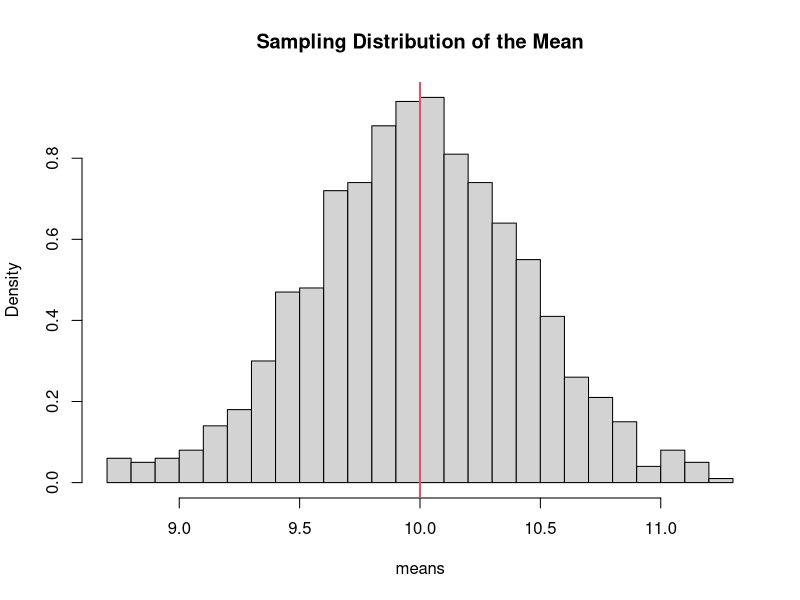
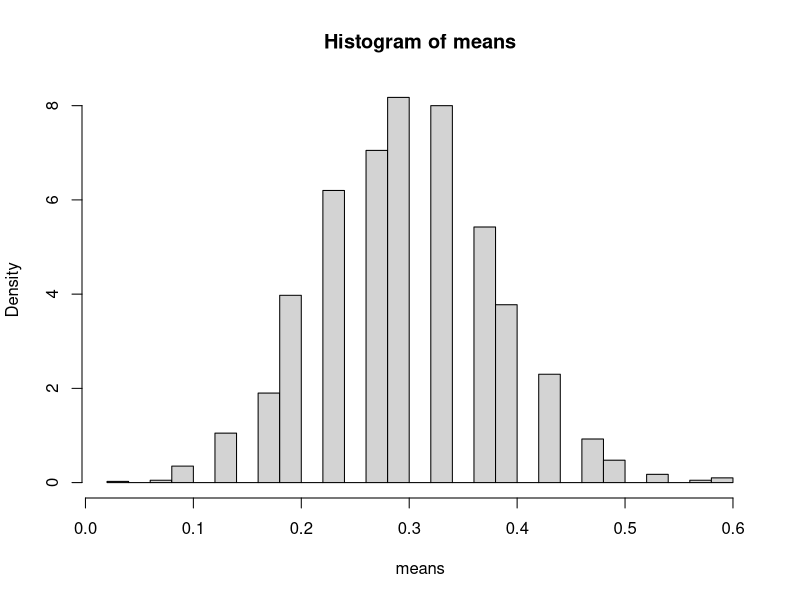
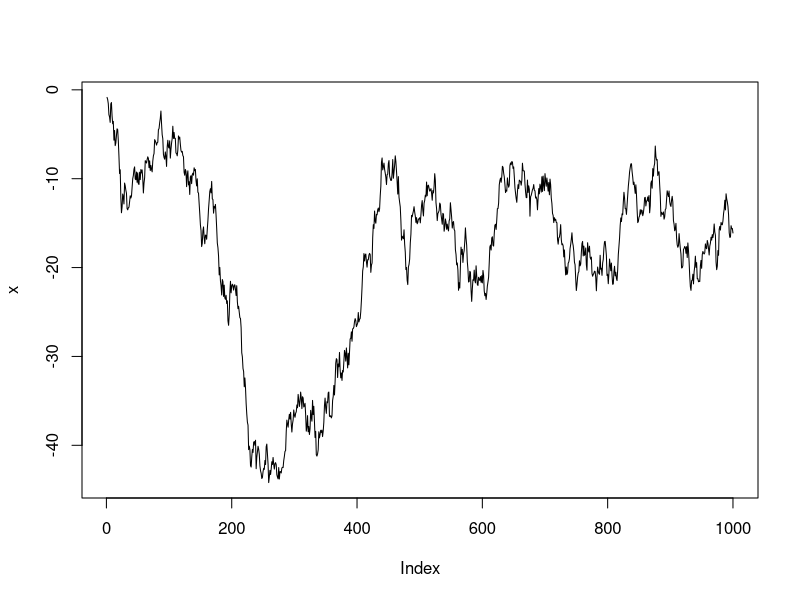
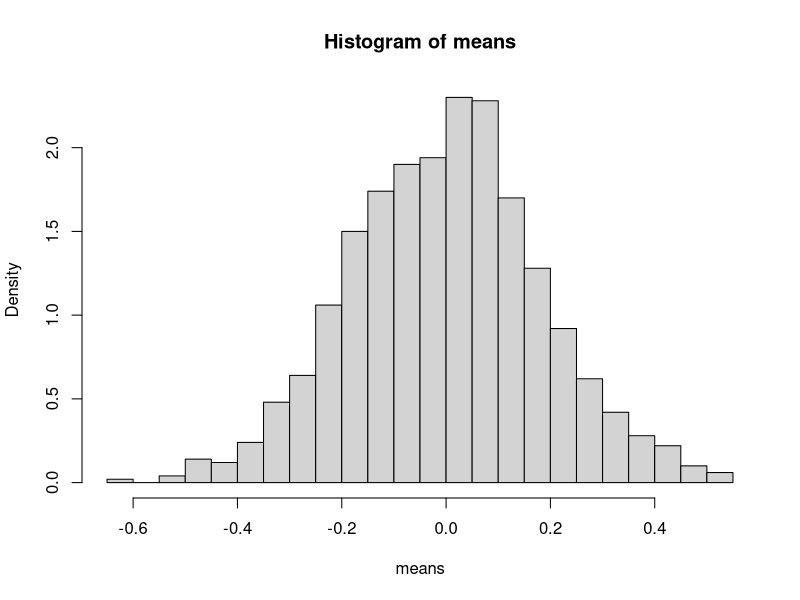

Write the R code that produced these figures, in order.
## ---- chunk 1
set.seed(123)

means <- replicate(1000, mean(rnorm(20, mean = 10, sd = 2)))

hist(means, probability = TRUE, breaks = 30,
     main = "Sampling Distribution of the Mean")
abline(v = 10, col = 2, lwd = 2)
## ---- chunk 2
means <- replicate(2000, mean(rbinom(30, 1, 0.3)))
hist(means, probability = TRUE, breaks = 30)
## ---- chunk 3
true_mean <- 5
means <- replicate(5000, mean(rnorm(20, mean = true_mean)))
mean(means)
## ---- chunk 4
sample1 <- sample(1:100, 50, replace = TRUE)
## ---- chunk 5
sample2 <- 1:50
## ---- chunk 6
x <- cumsum(rnorm(1000))
plot(x, type = "l")
mean(x)
## ---- chunk 7
set.seed(1)

true_mean <- 5
means <- replicate(1000, mean(rnorm(20, mean = true_mean)))

mean(means)
sd(means)
## ---- chunk 8
means <- replicate(1000, mean(rnorm(30, 0, 1)))
hist(means, probability = TRUE, breaks = 30)
